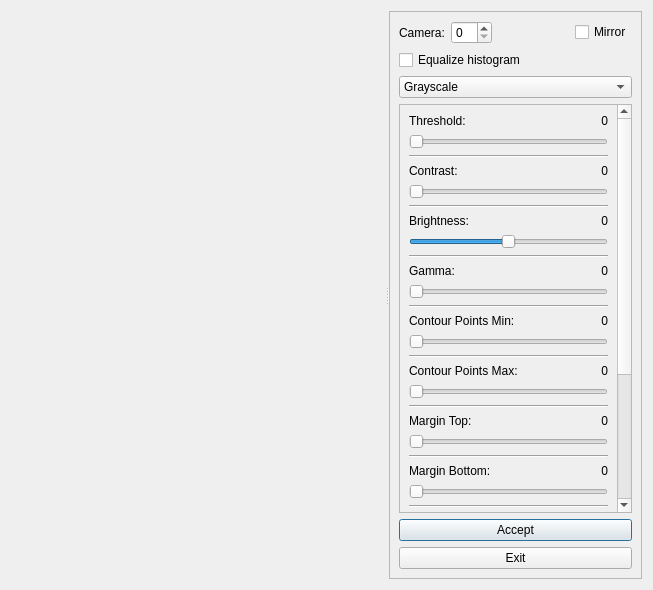
<?xml version="1.0" encoding="UTF-8"?>
<ui version="4.0">
 <class>CameraSetupForm</class>
 <widget class="QWidget" name="CameraSetupForm">
  <property name="geometry">
   <rect>
    <x>0</x>
    <y>0</y>
    <width>653</width>
    <height>590</height>
   </rect>
  </property>
  <property name="windowTitle">
   <string>Eyetracker Camera Calibration</string>
  </property>
  <layout class="QGridLayout" name="gridLayout">
   <item row="0" column="0">
    <widget class="QSplitter" name="splitter">
     <property name="orientation">
      <enum>Qt::Horizontal</enum>
     </property>
     <property name="childrenCollapsible">
      <bool>false</bool>
     </property>
     <widget class="QWidget" name="layoutWidget">
      <layout class="QVBoxLayout" name="verticalLayout_10">
       <item>
        <spacer name="verticalSpacer">
         <property name="orientation">
          <enum>Qt::Vertical</enum>
         </property>
         <property name="sizeHint" stdset="0">
          <size>
           <width>20</width>
           <height>40</height>
          </size>
         </property>
        </spacer>
       </item>
       <item>
        <widget class="ImageViewer" name="cameraView" native="true">
         <property name="minimumSize">
          <size>
           <width>320</width>
           <height>200</height>
          </size>
         </property>
        </widget>
       </item>
       <item>
        <spacer name="verticalSpacer_2">
         <property name="orientation">
          <enum>Qt::Vertical</enum>
         </property>
         <property name="sizeHint" stdset="0">
          <size>
           <width>20</width>
           <height>40</height>
          </size>
         </property>
        </spacer>
       </item>
      </layout>
     </widget>
     <widget class="QFrame" name="frame">
      <property name="frameShape">
       <enum>QFrame::StyledPanel</enum>
      </property>
      <property name="frameShadow">
       <enum>QFrame::Raised</enum>
      </property>
      <layout class="QVBoxLayout" name="verticalLayout_2">
       <item>
        <layout class="QHBoxLayout" name="horizontalLayout_3">
         <item>
          <widget class="QLabel" name="label">
           <property name="text">
            <string>Camera:</string>
           </property>
          </widget>
         </item>
         <item>
          <widget class="QSpinBox" name="cameraIndexSpinBox">
           <property name="maximum">
            <number>10</number>
           </property>
          </widget>
         </item>
         <item>
          <spacer name="horizontalSpacer_2">
           <property name="orientation">
            <enum>Qt::Horizontal</enum>
           </property>
           <property name="sizeHint" stdset="0">
            <size>
             <width>40</width>
             <height>20</height>
            </size>
           </property>
          </spacer>
         </item>
         <item>
          <widget class="QCheckBox" name="mirrorCheckBox">
           <property name="text">
            <string>Mirror</string>
           </property>
          </widget>
         </item>
        </layout>
       </item>
       <item>
        <widget class="QCheckBox" name="equalizeHistogramCheckBox">
         <property name="text">
          <string>Equalize histogram</string>
         </property>
        </widget>
       </item>
       <item>
        <widget class="QComboBox" name="previewTypeComboBox">
         <property name="currentIndex">
          <number>1</number>
         </property>
         <item>
          <property name="text">
           <string>Color</string>
          </property>
         </item>
         <item>
          <property name="text">
           <string>Grayscale</string>
          </property>
         </item>
         <item>
          <property name="text">
           <string>Thresholded</string>
          </property>
         </item>
        </widget>
       </item>
       <item>
        <widget class="QScrollArea" name="scrollArea">
         <property name="sizePolicy">
          <sizepolicy hsizetype="Preferred" vsizetype="Expanding">
           <horstretch>0</horstretch>
           <verstretch>0</verstretch>
          </sizepolicy>
         </property>
         <property name="sizeAdjustPolicy">
          <enum>QAbstractScrollArea::AdjustToContents</enum>
         </property>
         <property name="widgetResizable">
          <bool>true</bool>
         </property>
         <widget class="QWidget" name="scrollAreaWidgetContents">
          <property name="geometry">
           <rect>
            <x>0</x>
            <y>0</y>
            <width>242</width>
            <height>855</height>
           </rect>
          </property>
          <layout class="QVBoxLayout" name="verticalLayout_15">
           <item>
            <layout class="QVBoxLayout" name="verticalLayout">
             <item>
              <layout class="QHBoxLayout" name="horizontalLayout">
               <item>
                <widget class="QLabel" name="thresholdLabel">
                 <property name="text">
                  <string>Threshold:</string>
                 </property>
                </widget>
               </item>
               <item>
                <widget class="QLabel" name="thresholdValueLabel">
                 <property name="text">
                  <string>0</string>
                 </property>
                 <property name="alignment">
                  <set>Qt::AlignRight|Qt::AlignTrailing|Qt::AlignVCenter</set>
                 </property>
                </widget>
               </item>
              </layout>
             </item>
             <item>
              <widget class="QSlider" name="thresholdSlider">
               <property name="minimum">
                <number>1</number>
               </property>
               <property name="maximum">
                <number>255</number>
               </property>
               <property name="orientation">
                <enum>Qt::Horizontal</enum>
               </property>
              </widget>
             </item>
            </layout>
           </item>
           <item>
            <widget class="Line" name="line_10">
             <property name="orientation">
              <enum>Qt::Horizontal</enum>
             </property>
            </widget>
           </item>
           <item>
            <layout class="QVBoxLayout" name="verticalLayout_12">
             <item>
              <layout class="QHBoxLayout" name="horizontalLayout_4">
               <item>
                <widget class="QLabel" name="thresholdLabel_2">
                 <property name="text">
                  <string>Contrast:</string>
                 </property>
                </widget>
               </item>
               <item>
                <widget class="QLabel" name="contrastValueLabel">
                 <property name="text">
                  <string>0</string>
                 </property>
                 <property name="alignment">
                  <set>Qt::AlignRight|Qt::AlignTrailing|Qt::AlignVCenter</set>
                 </property>
                </widget>
               </item>
              </layout>
             </item>
             <item>
              <widget class="QSlider" name="contrastSlider">
               <property name="minimum">
                <number>0</number>
               </property>
               <property name="maximum">
                <number>200</number>
               </property>
               <property name="orientation">
                <enum>Qt::Horizontal</enum>
               </property>
              </widget>
             </item>
            </layout>
           </item>
           <item>
            <widget class="Line" name="line_11">
             <property name="orientation">
              <enum>Qt::Horizontal</enum>
             </property>
            </widget>
           </item>
           <item>
            <layout class="QVBoxLayout" name="verticalLayout_14">
             <item>
              <layout class="QHBoxLayout" name="horizontalLayout_9">
               <item>
                <widget class="QLabel" name="thresholdLabel_4">
                 <property name="text">
                  <string>Brightness:</string>
                 </property>
                </widget>
               </item>
               <item>
                <widget class="QLabel" name="brightnessValueLabel">
                 <property name="text">
                  <string>0</string>
                 </property>
                 <property name="alignment">
                  <set>Qt::AlignRight|Qt::AlignTrailing|Qt::AlignVCenter</set>
                 </property>
                </widget>
               </item>
              </layout>
             </item>
             <item>
              <widget class="QSlider" name="brightnessSlider">
               <property name="minimum">
                <number>-100</number>
               </property>
               <property name="maximum">
                <number>100</number>
               </property>
               <property name="orientation">
                <enum>Qt::Horizontal</enum>
               </property>
              </widget>
             </item>
            </layout>
           </item>
           <item>
            <widget class="Line" name="line_9">
             <property name="orientation">
              <enum>Qt::Horizontal</enum>
             </property>
            </widget>
           </item>
           <item>
            <layout class="QVBoxLayout" name="verticalLayout_13">
             <item>
              <layout class="QHBoxLayout" name="horizontalLayout_8">
               <item>
                <widget class="QLabel" name="thresholdLabel_3">
                 <property name="text">
                  <string>Gamma:</string>
                 </property>
                </widget>
               </item>
               <item>
                <widget class="QLabel" name="gammaValueLabel">
                 <property name="text">
                  <string>0</string>
                 </property>
                 <property name="alignment">
                  <set>Qt::AlignRight|Qt::AlignTrailing|Qt::AlignVCenter</set>
                 </property>
                </widget>
               </item>
              </layout>
             </item>
             <item>
              <widget class="QSlider" name="gammaSlider">
               <property name="minimum">
                <number>0</number>
               </property>
               <property name="maximum">
                <number>200</number>
               </property>
               <property name="orientation">
                <enum>Qt::Horizontal</enum>
               </property>
              </widget>
             </item>
            </layout>
           </item>
           <item>
            <widget class="Line" name="line_6">
             <property name="orientation">
              <enum>Qt::Horizontal</enum>
             </property>
            </widget>
           </item>
           <item>
            <layout class="QVBoxLayout" name="verticalLayout_3">
             <item>
              <layout class="QHBoxLayout" name="horizontalLayout_2">
               <item>
                <widget class="QLabel" name="pointMinLabel">
                 <property name="text">
                  <string>Contour Points Min:</string>
                 </property>
                </widget>
               </item>
               <item>
                <widget class="QLabel" name="pointMinValueLabel">
                 <property name="text">
                  <string>0</string>
                 </property>
                 <property name="alignment">
                  <set>Qt::AlignRight|Qt::AlignTrailing|Qt::AlignVCenter</set>
                 </property>
                </widget>
               </item>
              </layout>
             </item>
             <item>
              <widget class="QSlider" name="pointsMinSlider">
               <property name="minimum">
                <number>5</number>
               </property>
               <property name="maximum">
                <number>500</number>
               </property>
               <property name="orientation">
                <enum>Qt::Horizontal</enum>
               </property>
              </widget>
             </item>
            </layout>
           </item>
           <item>
            <widget class="Line" name="line_4">
             <property name="orientation">
              <enum>Qt::Horizontal</enum>
             </property>
            </widget>
           </item>
           <item>
            <layout class="QVBoxLayout" name="verticalLayout_4">
             <item>
              <layout class="QHBoxLayout" name="horizontalLayout_5">
               <item>
                <widget class="QLabel" name="pointMaxLabel">
                 <property name="text">
                  <string>Contour Points Max:</string>
                 </property>
                </widget>
               </item>
               <item>
                <widget class="QLabel" name="pointMaxValueLabel">
                 <property name="text">
                  <string>0</string>
                 </property>
                 <property name="alignment">
                  <set>Qt::AlignRight|Qt::AlignTrailing|Qt::AlignVCenter</set>
                 </property>
                </widget>
               </item>
              </layout>
             </item>
             <item>
              <widget class="QSlider" name="pointsMaxSlider">
               <property name="minimum">
                <number>5</number>
               </property>
               <property name="maximum">
                <number>1100</number>
               </property>
               <property name="orientation">
                <enum>Qt::Horizontal</enum>
               </property>
              </widget>
             </item>
            </layout>
           </item>
           <item>
            <widget class="Line" name="line_5">
             <property name="orientation">
              <enum>Qt::Horizontal</enum>
             </property>
            </widget>
           </item>
           <item>
            <layout class="QVBoxLayout" name="verticalLayout_5">
             <item>
              <layout class="QHBoxLayout" name="horizontalLayout_6">
               <item>
                <widget class="QLabel" name="searchAreaVerticalLabel">
                 <property name="text">
                  <string>Margin Top:</string>
                 </property>
                </widget>
               </item>
               <item>
                <widget class="QLabel" name="marginTopValueLabel">
                 <property name="text">
                  <string>0</string>
                 </property>
                 <property name="alignment">
                  <set>Qt::AlignRight|Qt::AlignTrailing|Qt::AlignVCenter</set>
                 </property>
                </widget>
               </item>
              </layout>
             </item>
             <item>
              <widget class="QSlider" name="marginTopSlider">
               <property name="maximum">
                <number>100</number>
               </property>
               <property name="orientation">
                <enum>Qt::Horizontal</enum>
               </property>
              </widget>
             </item>
            </layout>
           </item>
           <item>
            <widget class="Line" name="line_8">
             <property name="orientation">
              <enum>Qt::Horizontal</enum>
             </property>
            </widget>
           </item>
           <item>
            <layout class="QVBoxLayout" name="verticalLayout_9">
             <item>
              <layout class="QHBoxLayout" name="horizontalLayout_7">
               <item>
                <widget class="QLabel" name="searchAreaVerticalLabel_2">
                 <property name="text">
                  <string>Margin Bottom:</string>
                 </property>
                </widget>
               </item>
               <item>
                <widget class="QLabel" name="marginBottomValueLabel">
                 <property name="text">
                  <string>0</string>
                 </property>
                 <property name="alignment">
                  <set>Qt::AlignRight|Qt::AlignTrailing|Qt::AlignVCenter</set>
                 </property>
                </widget>
               </item>
              </layout>
             </item>
             <item>
              <widget class="QSlider" name="marginBottomSlider">
               <property name="maximum">
                <number>100</number>
               </property>
               <property name="orientation">
                <enum>Qt::Horizontal</enum>
               </property>
              </widget>
             </item>
            </layout>
           </item>
           <item>
            <widget class="Line" name="line_3">
             <property name="orientation">
              <enum>Qt::Horizontal</enum>
             </property>
            </widget>
           </item>
           <item>
            <layout class="QVBoxLayout" name="verticalLayout_6">
             <item>
              <layout class="QHBoxLayout" name="horizontalLayout_10">
               <item>
                <widget class="QLabel" name="searchAreaHorizontalLabel">
                 <property name="text">
                  <string>Margin Left:</string>
                 </property>
                </widget>
               </item>
               <item>
                <widget class="QLabel" name="marginLeftValueLabel">
                 <property name="text">
                  <string>0</string>
                 </property>
                 <property name="alignment">
                  <set>Qt::AlignRight|Qt::AlignTrailing|Qt::AlignVCenter</set>
                 </property>
                </widget>
               </item>
              </layout>
             </item>
             <item>
              <widget class="QSlider" name="marginLeftSlider">
               <property name="maximum">
                <number>100</number>
               </property>
               <property name="orientation">
                <enum>Qt::Horizontal</enum>
               </property>
              </widget>
             </item>
            </layout>
           </item>
           <item>
            <widget class="Line" name="line">
             <property name="orientation">
              <enum>Qt::Horizontal</enum>
             </property>
            </widget>
           </item>
           <item>
            <layout class="QVBoxLayout" name="verticalLayout_11">
             <item>
              <layout class="QHBoxLayout" name="horizontalLayout_13">
               <item>
                <widget class="QLabel" name="searchAreaHorizontalLabel_2">
                 <property name="text">
                  <string>Margin Right:</string>
                 </property>
                </widget>
               </item>
               <item>
                <widget class="QLabel" name="marginRightValueLabel">
                 <property name="text">
                  <string>0</string>
                 </property>
                 <property name="alignment">
                  <set>Qt::AlignRight|Qt::AlignTrailing|Qt::AlignVCenter</set>
                 </property>
                </widget>
               </item>
              </layout>
             </item>
             <item>
              <widget class="QSlider" name="marginRightSlider">
               <property name="maximum">
                <number>100</number>
               </property>
               <property name="orientation">
                <enum>Qt::Horizontal</enum>
               </property>
              </widget>
             </item>
            </layout>
           </item>
           <item>
            <widget class="Line" name="line_2">
             <property name="orientation">
              <enum>Qt::Horizontal</enum>
             </property>
            </widget>
           </item>
           <item>
            <layout class="QVBoxLayout" name="verticalLayout_7">
             <item>
              <layout class="QHBoxLayout" name="horizontalLayout_12">
               <item>
                <widget class="QLabel" name="oblatenessLowLabel">
                 <property name="text">
                  <string>Oblateness Low:</string>
                 </property>
                </widget>
               </item>
               <item>
                <widget class="QLabel" name="oblatenessLowValueLabel">
                 <property name="text">
                  <string>0</string>
                 </property>
                 <property name="alignment">
                  <set>Qt::AlignRight|Qt::AlignTrailing|Qt::AlignVCenter</set>
                 </property>
                </widget>
               </item>
              </layout>
             </item>
             <item>
              <widget class="QSlider" name="oblatenessLowSlider">
               <property name="minimum">
                <number>1</number>
               </property>
               <property name="maximum">
                <number>100</number>
               </property>
               <property name="orientation">
                <enum>Qt::Horizontal</enum>
               </property>
              </widget>
             </item>
            </layout>
           </item>
           <item>
            <widget class="Line" name="line_7">
             <property name="orientation">
              <enum>Qt::Horizontal</enum>
             </property>
            </widget>
           </item>
           <item>
            <layout class="QVBoxLayout" name="verticalLayout_8">
             <item>
              <layout class="QHBoxLayout" name="horizontalLayout_11">
               <item>
                <widget class="QLabel" name="oblatenessHighLabel">
                 <property name="text">
                  <string>Oblateness High:</string>
                 </property>
                </widget>
               </item>
               <item>
                <widget class="QLabel" name="oblatenessHighValueLabel">
                 <property name="text">
                  <string>0</string>
                 </property>
                 <property name="alignment">
                  <set>Qt::AlignRight|Qt::AlignTrailing|Qt::AlignVCenter</set>
                 </property>
                </widget>
               </item>
              </layout>
             </item>
             <item>
              <widget class="QSlider" name="oblatenessHighSlider">
               <property name="minimum">
                <number>1</number>
               </property>
               <property name="maximum">
                <number>100</number>
               </property>
               <property name="orientation">
                <enum>Qt::Horizontal</enum>
               </property>
              </widget>
             </item>
            </layout>
           </item>
          </layout>
         </widget>
        </widget>
       </item>
       <item>
        <widget class="QPushButton" name="acceptButton">
         <property name="text">
          <string>Accept</string>
         </property>
         <property name="default">
          <bool>true</bool>
         </property>
        </widget>
       </item>
       <item>
        <widget class="QPushButton" name="exitButton">
         <property name="text">
          <string>Exit</string>
         </property>
        </widget>
       </item>
      </layout>
     </widget>
    </widget>
   </item>
  </layout>
 </widget>
 <customwidgets>
  <customwidget>
   <class>ImageViewer</class>
   <extends>QWidget</extends>
   <header>../common/camera/imageviewer.h</header>
  </customwidget>
 </customwidgets>
 <resources/>
 <connections/>
</ui>
